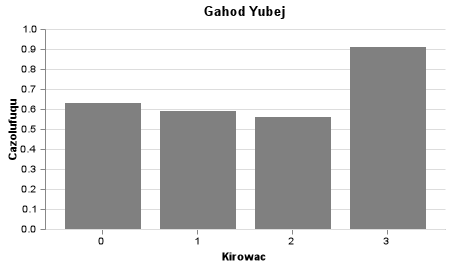
#> input picture TESTE/bar0.png, 450 x 269 px; its folder holds only this picture in this run
$ python -i ExtractingTool.py   (imports and definitions only)   (older library calls are emulated)
#> lines starting #> are read from the running program, lines starting #| are printed output that depends on the picture
#> further down, picture is the input picture: shape (269, 450, 3); min 0, max 255, mean 208.8
# Needed imports
# -*- coding: utf-8 -*-

from sklearn.cluster import KMeans
import cv2
import numpy as np
from pytesseract import Output
import pytesseract as ocr
import pandas as pd
import math
from matplotlib import pyplot as plt
from operator import itemgetter
import json
from os import listdir
from os.path import isfile
from os.path import join
import sys
import firevent
import json
import imutils

#ocr.pytesseract.tesseract_cmd = 'C:/Program Files (x86)/Tesseract-OCR/tesseract'
#TESTECOMMIT

DEBUG = False
DEBUGADVANCED = False

# ------- Helpíng Functions ------ #

def filterImage(sourceimg):
    scale = 2
    image = cv2.bilateralFilter(sourceimg, 3, 100, 100)
    imge = cv2.resize(image, None, fx=scale, fy=scale, interpolation=cv2.INTER_CUBIC)
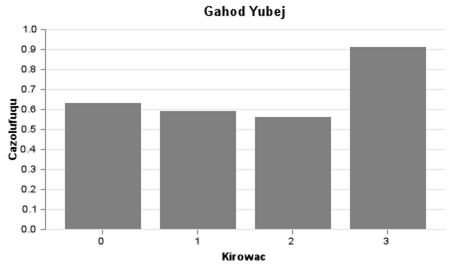
#> imge: shape (538, 900, 3) (shown at 1/2 size); min 0, max 255, mean 208.7
    imgResized = imge
    imge = cv2.cvtColor(imge, cv2.COLOR_BGR2GRAY)
#> imge: shape (538, 900)

    kernel = np.ones((2, 2), np.uint8)
    imge = cv2.erode(imge, kernel, iterations=1)
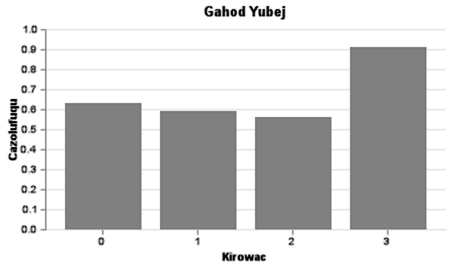
#> imge: shape (538, 900) (shown at 1/2 size); min 0, max 255, mean 206.9
    imge = cv2.dilate(imge, kernel, iterations=1)
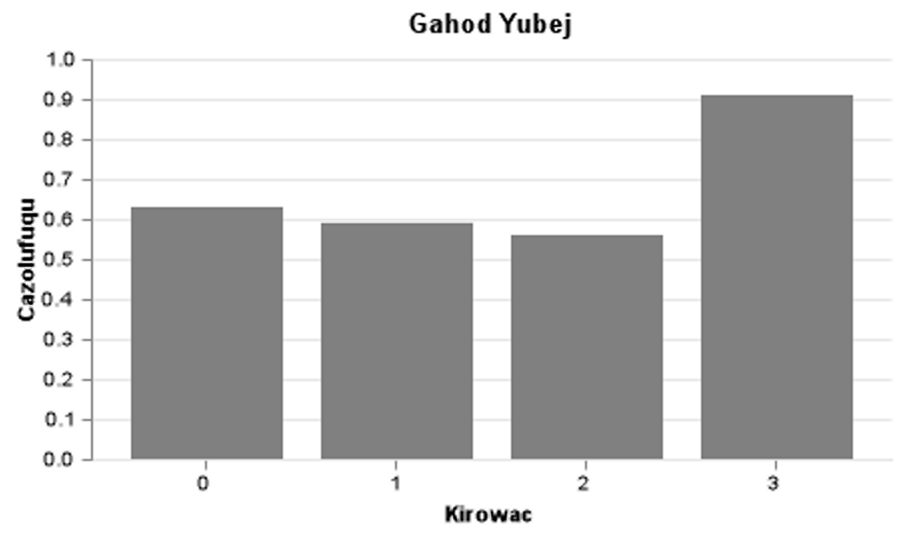
#> imge: shape (538, 900); min 0, max 255, mean 208.6


    imge = cv2.GaussianBlur(imge, (3, 3), 10.0)
    #cv2.imshow("FILTERED", imge)
    #cv2.waitKey(0)

    return imge, imgResized

def findBarMasks(image):

    # Create mask, mask list and test index vector
    h, w = image.shape[:2]
#> (the rest of the program and of its run is left out)
